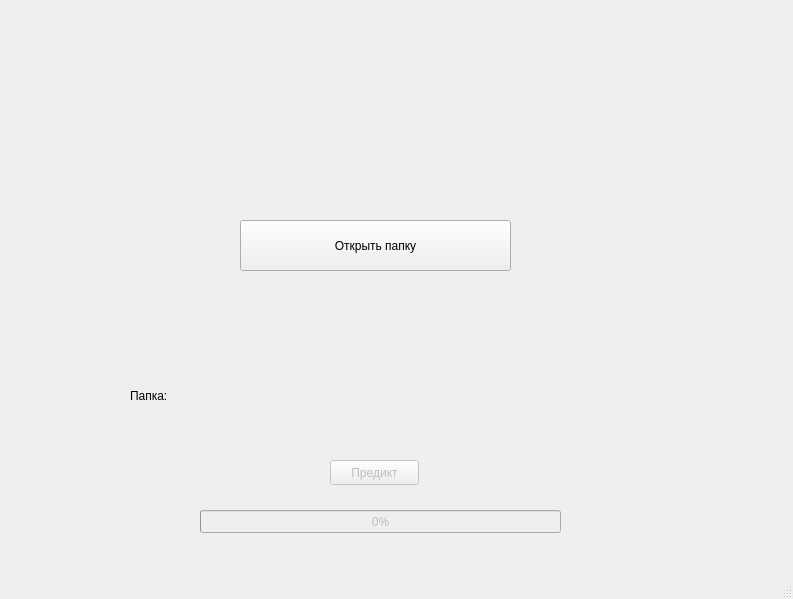
<?xml version="1.0" encoding="UTF-8"?>
<ui version="4.0">
 <class>MainWindow</class>
 <widget class="QMainWindow" name="MainWindow">
  <property name="geometry">
   <rect>
    <x>0</x>
    <y>0</y>
    <width>793</width>
    <height>599</height>
   </rect>
  </property>
  <property name="windowTitle">
   <string>MainWindow</string>
  </property>
  <widget class="QWidget" name="centralwidget">
   <widget class="QPushButton" name="openButton">
    <property name="geometry">
     <rect>
      <x>240</x>
      <y>220</y>
      <width>271</width>
      <height>51</height>
     </rect>
    </property>
    <property name="text">
     <string>Открыть папку</string>
    </property>
   </widget>
   <widget class="QLabel" name="label">
    <property name="geometry">
     <rect>
      <x>130</x>
      <y>370</y>
      <width>661</width>
      <height>51</height>
     </rect>
    </property>
    <property name="text">
     <string>Папка:</string>
    </property>
   </widget>
   <widget class="QPushButton" name="predictButton">
    <property name="enabled">
     <bool>false</bool>
    </property>
    <property name="geometry">
     <rect>
      <x>330</x>
      <y>460</y>
      <width>89</width>
      <height>25</height>
     </rect>
    </property>
    <property name="text">
     <string>Предикт</string>
    </property>
   </widget>
   <widget class="QProgressBar" name="progressBar">
    <property name="enabled">
     <bool>false</bool>
    </property>
    <property name="geometry">
     <rect>
      <x>200</x>
      <y>510</y>
      <width>361</width>
      <height>23</height>
     </rect>
    </property>
    <property name="value">
     <number>0</number>
    </property>
   </widget>
  </widget>
  <widget class="QMenuBar" name="menubar">
   <property name="geometry">
    <rect>
     <x>0</x>
     <y>0</y>
     <width>793</width>
     <height>22</height>
    </rect>
   </property>
  </widget>
  <widget class="QStatusBar" name="statusbar"/>
 </widget>
 <resources/>
 <connections/>
</ui>
